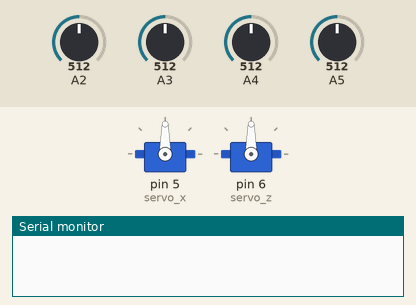
Simulated run of this sketch. Board: Arduino Uno, built with avr-gcc and run on an emulated ATmega328P. On the bench: 2 × servo, the last lines printed to the serial monitor. The inputs (shaded band) are chosen by the test bench; at power-on: A2 = 512, A3 = 512, A4 = 512, A5 = 512.

Above: at 1.2 s.
1.3 s: A2 set to 540
2.8 s: A2 set to 564
At 3.25 s:
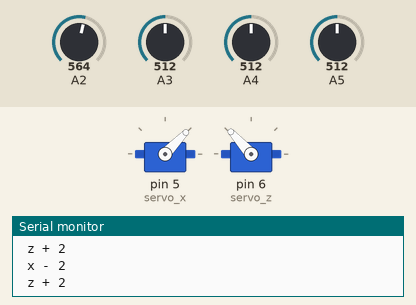
At 4.9 s:
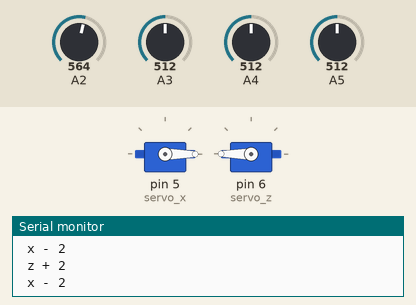
5.2 s: A3 set to 587
8.2 s: A3 set to 620
At 10.9 s:
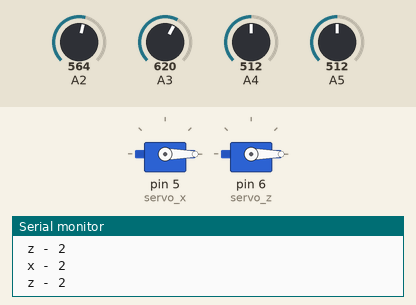
11.2 s: A4 set to 702
12.7 s: A4 set to 728
At 15.6 s:
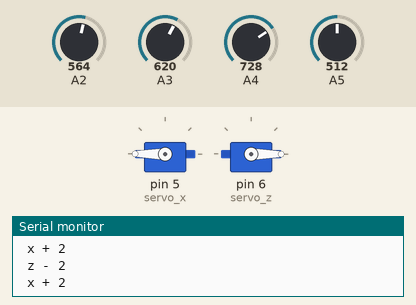
Timing chart, 0 to 16.7 s (numbered marks = the images above; inputs shaded):
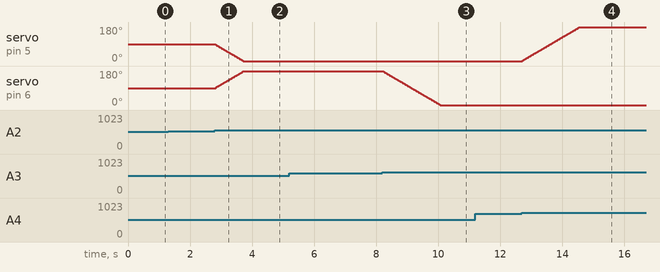

Measured:
- the behaviour switches between 553 and 554 on A2 (found by bisection; images 0 and 1)
- the behaviour switches between 605 and 606 on A3 (found by bisection; images 2 and 3)
- the behaviour switches between 713 and 714 on A4 (found by bisection; images 3 and 4)
- after the input at 1.3 s, every drawn part: stays the same
- after the input at 2.8 s, servo on pin 5 (servo_x): moves from 90° to 0° over 0.91 s, starting at once; servo on pin 6 (servo_z): moves from 90° to 180° over 0.90 s, starting at once
- after the input at 8.2 s, servo on pin 6 (servo_z): moves from 180° to 0° over 1.8 s, starting at once
- after the input at 12.7 s, servo on pin 5 (servo_x): moves from 0° to 180° over 1.8 s, starting at once

The sketch:

solar_tracker.ino
```cpp
// (licence header left out)
/*****************************************************************************
   Header Files included
 *****************************************************************************/

/******************************************************************************
   PROJECT :  Solar trcker algorithm implementation

 ******************************************************************************
 *                                                                            *
    Written by  :  Aboubakr El Hammoumi and Saad Motahhir    Date : 09/10/2017
 *                                                                            *
    Email : saad.motahhir@usmba.ac.ma
 ******************************************************************************
   MODIFICATION LOG:
 ******************************************************************************
   Modified by :                                           Date :
   Comments :
 ******************************************************************************/
#include <LiquidCrystal.h>
#include <Servo.h>


Servo servo_x;               //definition de servo up-down
int servoh = 0;
int servohLimitHigh = 170;
int servohLimitLow = 10;

Servo servo_z;              //definition de servo left-right
int servov = 0;
int servovLimitHigh = 170;
int servovLimitLow = 10;

/*Affectation des capteurs LDR*/
int topl,topr,botl,botr;
int threshold_value=20;        //measurement sensitivity


float Vout;

void setup()
{
  Serial.begin(9600);
  servo_x.attach(5);
  servo_z.attach(6);
//  pinMode(2,OUTPUT);
//  digitalWrite(2,LOW);
}

void loop()
{


    servoh = servo_x.read();
    servov = servo_z.read();

     //capturing analog values of each LDR
     topr= analogRead(A2);         //capturing analog value of top right LDR
     topl= analogRead(A3);         //capturing analog value of top left LDR
     botl= analogRead(A4);         //capturing analog value of bot left LDR
     botr= analogRead(A5);         //capturing analog value of bot right LDR

//     Vout=(analogRead(A1) * 5.0) / 1023;


//    if (digitalRead(2)==HIGH){
//    Serial.println(" Automatic");

    // calculating average
    int avgtop = (topr + topl) / 2;     //average of top LDRs
    int avgbot = (botr + botl) / 2;     //average of bottom LDRs
    int avgright = (topr + botr) / 2;   //average of right LDRs
    int avgleft = (topl + botl) / 2;    //average of left LDRs
//    int avgsum = (avgtop+avgbot+avgright+avgleft)/4;
//    delay(10);

    //Get the different
    int diffhori= avgtop - avgbot;      //Get the different average betwen LDRs top and LDRs bot
    int diffverti= avgleft - avgright;    //Get the different average betwen LDRs right and LDRs left

//    Serial.print(" diffhori ");
//    Serial.println(diffhori);
//    Serial.print(" diffverti ");
//     Serial.println(diffverti);
//


    /*tracking in horizontal axis*/
    if (abs(diffhori) <= threshold_value)
    {
     servo_x.write(servoh);                    //stop the servo up-down
    }else {
          if (diffhori > threshold_value)

          { Serial.println(" x - 2 ");
          servo_x.write(servoh -2);            //Clockwise rotation  CW
          if (servoh > servohLimitHigh)
          {
           servoh = servohLimitHigh;
          }
          delay(10);
          }else {Serial.println(" x + 2 ");
                 servo_x.write(servoh +2);     //CounterClockwise rotation  CCW
                 if (servoh < servohLimitLow)
                 {
                 servoh = servohLimitLow;
                 }
                 delay(10);
                 }
           }
    /*tracking in vertical axis*/
    if (abs(diffverti) <= threshold_value)
    {
     servo_z.write(servov);                   //stop the servo motor left-right
    }else{
          if (diffverti > threshold_value)
          {  Serial.println(" z - 2 ");
             servo_z.write(servov -2);        //Clockwise rotation  CW
             if (servov > servovLimitHigh)
             {
             servov = servovLimitHigh;
             }
             delay(10);
          } else{
                 Serial.println(" z + 2 ");
                 servo_z.write(servov +2);    //Counterclockwise rotation  CCW
                 if (servov < servovLimitLow)
                 {
                 servov = servovLimitLow;
                 }
                 delay(10);
                 }
          }
 }
```
